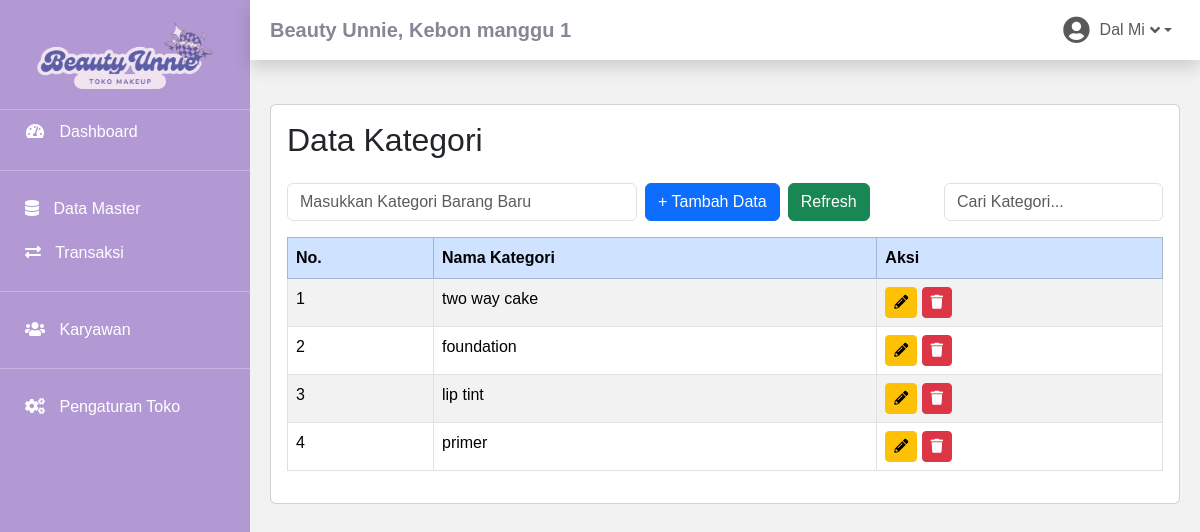
Before: /master-kategori.php (signed in) with the older database file.
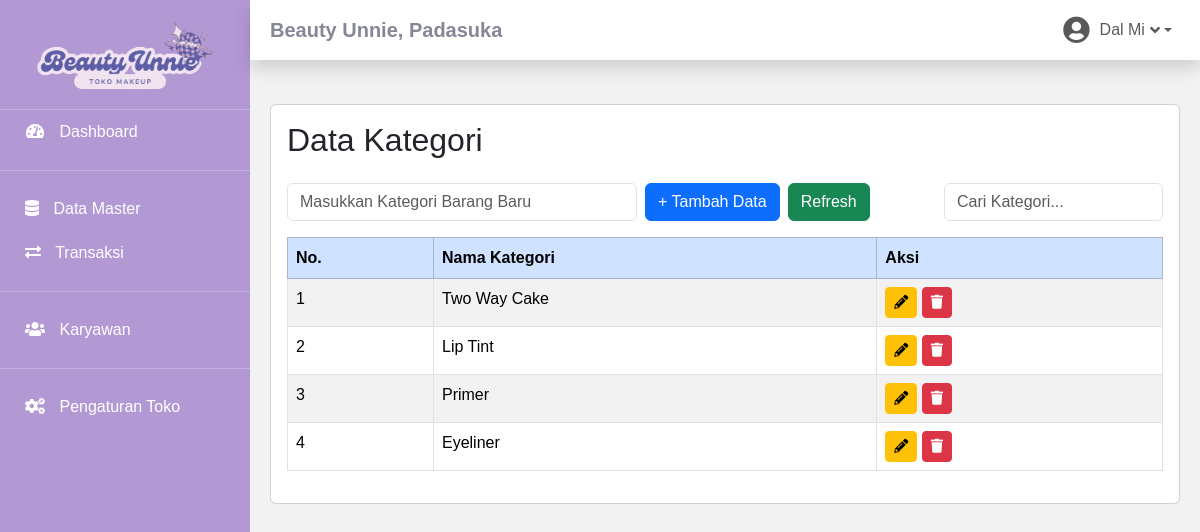
After: the same page with the newer database file.
### tables this page shows
CREATE TABLE `toko` (
  `id_toko` int(11) NOT NULL,
  `nama_toko` varchar(225) NOT NULL,
  `alamat_toko` text NOT NULL,
  `tlp` varchar(13) NOT NULL,
  `nama_pemilik` char(225) NOT NULL
);

CREATE TABLE `kategori` (
  `id_kategori` int(11) NOT NULL,
  `nama_kategori` varchar(255) NOT NULL,
  `tgl_input` varchar(255) NOT NULL
);

### master-kategori.php (the view, shortened to what the changed rows need)
<?php
include 'connection.php';
include 'sidebar.php';
$kategoriSql = "SELECT id_kategori, nama_kategori FROM kategori";
$kategoriResult = $conn->query($kategoriSql);
?>
<div class="container">
    <div class="card">
        <div class="card-body">
            <h2 class="mb-4">Data Kategori</h2>
            <div class="table-responsive">
                <table class="table table-striped table-bordered"  id="kategoriTable">
                    <thead class="table-primary">
                        <tr>
                            <th>No.</th>
                            <th>Nama Kategori</th>
                            <th>Aksi</th>
                        </tr>
                    </thead>
                    <tbody>
                        <?php
                        if ($kategoriResult->num_rows > 0) {
                            $no = 1;
                            while ($kategori = $kategoriResult->fetch_assoc()) {
                                echo "<tr>";
                                echo "<td>" . $no++ . "</td>";
                                echo "<td>" . $kategori['nama_kategori'] . "</td>";
                                echo "<td>
                                        <button type='button' class='btn btn-sm btn-warning' onclick='editKategori(" . $kategori['id_kategori'] . ", `" . $kategori['nama_kategori'] . "`)' title='Edit'>
                                            <i class='fas fa-pencil-alt'></i>
                                        </button>
                                        <button type='button' class='btn btn-sm btn-danger' title='Hapus' data-bs-toggle='modal' data-bs-target='#deleteModal' onclick='setDeleteId(" . $kategori['id_kategori'] . ")'>
                                           <i class='fas fa-trash'></i>
                                        </button>
                                    </td>";
                                echo "</tr>";
                            }
                        } else {
                            echo "<tr><td colspan='3'>Tidak ada data kategori</td></tr>";
                        }
                        ?>
                    </tbody>
                </table>
            </div>
        </div>
    </div>
</div>
<?php include "footer.php"; ?>

### sidebar.php (shortened to what the changed rows need)
<?php
include "connection.php";
?>
<!DOCTYPE html>
<html lang="en">
<head>
    <link href="bootstrap-5.3.3-dist/css/bootstrap.min.css" rel="stylesheet">
    <link href="assets/vendor/fontawesome-free/css/all.min.css" rel="stylesheet" type="text/css">
</head>
<body>
    <div class="main-content">
         <nav class="navbar navbar-expand navbar-light bg-white topbar mb-4 static-top shadow">
            <?php
            $tampil = mysqli_query($conn, "SELECT * FROM `toko` WHERE 1");
            while ($toko = mysqli_fetch_array($tampil)):
            ?>
            <h5 class="d-lg-block d-none mt-2"><b> <?= $toko['nama_toko']?>, <?= $toko['alamat_toko']?></b></h5>
            <?php endwhile; ?>
        </nav>
        <?php include 'footer.php'; ?>

Changed rows visible on the page:
removed kategori: nama_kategori "foundation"
removed kategori: nama_kategori "primer"
changed toko "Beauty Unnie": alamat_toko "Kebon manggu 1" → "Padasuka"
changed kategori: nama_kategori "two way cake" → "Two Way Cake"
changed kategori: nama_kategori "lip tint" → "Lip Tint"
added kategori: nama_kategori "Primer"
added kategori: nama_kategori "Eyeliner"
